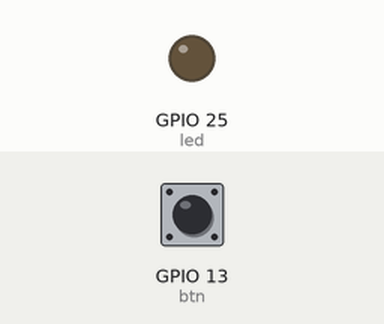
Bench run of a sketch on a simulated ESP32. On the bench: output pins drawn as LEDs (lit = HIGH). Inputs (shaded band) come from the test bench; at power-on: GPIO 13 (btn) LOW. WiFi joins after 1.5 s; servers stay silent unless stated; what the sketch prints to the serial monitor is not drawn.

Above: at 2.7 s.
2.8 s: GPIO 13 (btn) pulled HIGH for 0.15 s
At 3.02 s:
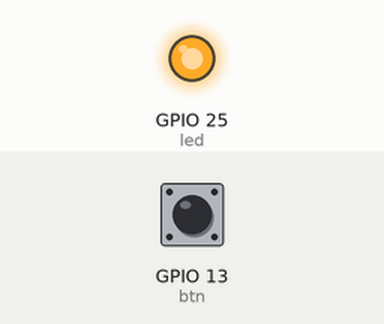
4.7 s: GPIO 13 (btn) pulled HIGH for 3.2 s
At 8.8 s:
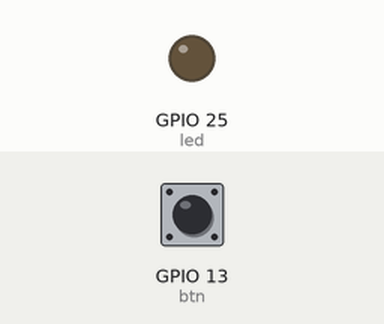
Timing chart, 0 to 10.3 s (numbered marks = the images above; inputs shaded):
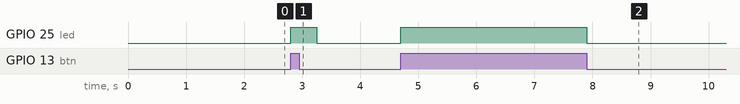

Measured:
- after the input at 2.8 s, GPIO 25 (led): LOW → HIGH at once, → LOW 0.45 s later
- after the input at 4.7 s, GPIO 25 (led): LOW → HIGH at once, → LOW 3.2 s later

The sketch:

client.ino
```cpp
#include <WiFi.h>
#include <HTTPClient.h> // Aquí deberías corregir el nombre de la librería

// Credenciales de la red a la cual nos conectaremos
const char* ssid = "LasDobleJ";
const char* password = "janayjaz";

// URL para hacer las peticiones
const char* esp32Server = "http://192.168.4.1/device1";

// Variables de programa
// Pin
const byte btn = 13;
// LED
const byte led = 25;
// Encendido o no
bool isLedOn = false;
// Respuesta
String answer;

// Prototipo de la función getRequest
String getRequest(const char* serverName);

void setup() {
    Serial.begin(115200);

    // Configuración del pin
    pinMode(btn, INPUT_PULLDOWN);
    pinMode(led, OUTPUT);

    // Nos conectamos a la red
    WiFi.begin(ssid, password);
    Serial.print("Conectando");
    while (WiFi.status() != WL_CONNECTED) {
        delay(500);
        Serial.print(".");
    }
    Serial.println("");
    Serial.print("Conectado a la red con la IP: ");
    Serial.println(WiFi.localIP());
    Serial.println();
}

void loop() {
    if (digitalRead(btn) == HIGH && !isLedOn) {
        digitalWrite(led, HIGH);
        isLedOn = true;
        Serial.println("\nLed encendido");
        answer = getRequest(esp32Server);
        Serial.print("Respuesta del ESP32 servidor: ");
        Serial.println(answer);
        delay(250);
    } else if (digitalRead(btn) == LOW && isLedOn) {
        digitalWrite(led, LOW);
        isLedOn = false;
        Serial.println("\nLed apagado");
        delay(25);
    }
}

String getRequest(const char* serverName) {
    HTTPClient http;
    http.begin(serverName);

    // Enviamos petición HTTP
    int httpResponseCode = http.GET();
    String payload = "";

    if (httpResponseCode > 0) {
        Serial.print("HTTP response code: ");
        Serial.println(httpResponseCode);
        payload = http.getString();
    } else {
        Serial.print("Error code: ");
        Serial.println(httpResponseCode);
    }

    http.end();

    return payload;
}
```
